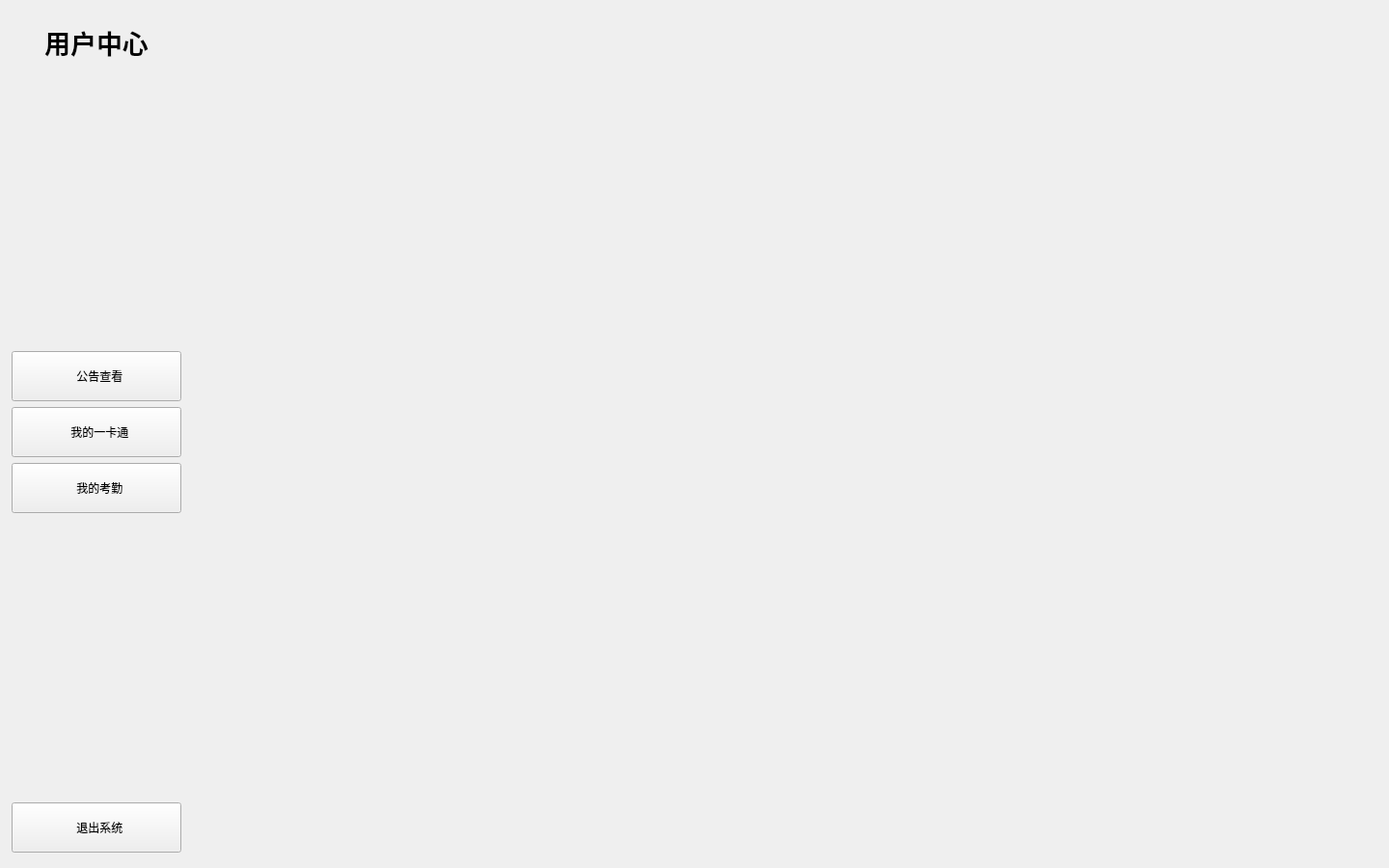
<?xml version="1.0" encoding="UTF-8"?>
<ui version="4.0">
 <class>UserWidget</class>
 <widget class="QWidget" name="UserWidget">
  <property name="geometry">
   <rect>
    <x>0</x>
    <y>0</y>
    <width>1440</width>
    <height>900</height>
   </rect>
  </property>
  <property name="minimumSize">
   <size>
    <width>1200</width>
    <height>760</height>
   </size>
  </property>
  <property name="windowTitle">
   <string>用户中心 - 凌枢云台</string>
  </property>
  <layout class="QHBoxLayout" name="horizontalLayout_6">
   <property name="spacing">
    <number>0</number>
   </property>
   <property name="leftMargin">
    <number>0</number>
   </property>
   <property name="topMargin">
    <number>0</number>
   </property>
   <property name="rightMargin">
    <number>0</number>
   </property>
   <property name="bottomMargin">
    <number>0</number>
   </property>
   <item>
    <widget class="QWidget" name="leftWidget" native="true">
     <property name="minimumSize">
      <size>
       <width>200</width>
       <height>0</height>
      </size>
     </property>
     <property name="maximumSize">
      <size>
       <width>220</width>
       <height>16777215</height>
      </size>
     </property>
     <layout class="QVBoxLayout" name="verticalLayout">
      <property name="leftMargin">
       <number>12</number>
      </property>
      <property name="topMargin">
       <number>24</number>
      </property>
      <property name="rightMargin">
       <number>12</number>
      </property>
      <property name="bottomMargin">
       <number>16</number>
      </property>
      <item>
       <widget class="QLabel" name="label">
        <property name="text">
         <string>&lt;html&gt;&lt;head/&gt;&lt;body&gt;&lt;p&gt;&lt;span style=&quot; font-size:20pt; font-weight:700;&quot;&gt;用户中心&lt;/span&gt;&lt;/p&gt;&lt;/body&gt;&lt;/html&gt;</string>
        </property>
        <property name="alignment">
         <set>Qt::AlignCenter</set>
        </property>
       </widget>
      </item>
      <item>
       <spacer name="titleSpacer">
        <property name="orientation">
         <enum>Qt::Vertical</enum>
        </property>
        <property name="sizeHint" stdset="0">
         <size>
          <width>20</width>
          <height>20</height>
         </size>
        </property>
       </spacer>
      </item>
      <item>
       <widget class="QPushButton" name="noticeBtn">
        <property name="minimumSize">
         <size>
          <width>0</width>
          <height>52</height>
         </size>
        </property>
        <property name="text">
         <string>  公告查看</string>
        </property>
       </widget>
      </item>
      <item>
       <widget class="QPushButton" name="allinoneBtn">
        <property name="minimumSize">
         <size>
          <width>0</width>
          <height>52</height>
         </size>
        </property>
        <property name="text">
         <string>  我的一卡通</string>
        </property>
       </widget>
      </item>
      <item>
       <widget class="QPushButton" name="attendanceBtn">
        <property name="minimumSize">
         <size>
          <width>0</width>
          <height>52</height>
         </size>
        </property>
        <property name="text">
         <string>  我的考勤</string>
        </property>
       </widget>
      </item>
      <item>
       <spacer name="verticalSpacer">
        <property name="orientation">
         <enum>Qt::Vertical</enum>
        </property>
        <property name="sizeHint" stdset="0">
         <size>
          <width>20</width>
          <height>40</height>
         </size>
        </property>
       </spacer>
      </item>
      <item>
       <widget class="QPushButton" name="logoutBtn">
        <property name="minimumSize">
         <size>
          <width>0</width>
          <height>52</height>
         </size>
        </property>
        <property name="text">
         <string>  退出系统</string>
        </property>
       </widget>
      </item>
     </layout>
    </widget>
   </item>
   <item>
    <widget class="QStackedWidget" name="stackedWidget">
     <property name="sizePolicy">
      <sizepolicy hsizetype="Expanding" vsizetype="Expanding">
       <horstretch>0</horstretch>
       <verstretch>0</verstretch>
      </sizepolicy>
     </property>
     <property name="frameShape">
      <enum>QFrame::NoFrame</enum>
     </property>
     <property name="currentIndex">
      <number>0</number>
     </property>
     <widget class="noticeUser" name="page"/>
     <widget class="userCardWidget" name="page_2"/>
     <widget class="userAttendanceWidget" name="page_3"/>
    </widget>
   </item>
  </layout>
 </widget>
 <customwidgets>
  <customwidget>
   <class>userAttendanceWidget</class>
   <extends>QWidget</extends>
   <header>userattendancewidget.h</header>
   <container>1</container>
  </customwidget>
  <customwidget>
   <class>noticeUser</class>
   <extends>QWidget</extends>
   <header>noticeuser.h</header>
   <container>1</container>
  </customwidget>
  <customwidget>
   <class>userCardWidget</class>
   <extends>QWidget</extends>
   <header>usercardwidget.h</header>
   <container>1</container>
  </customwidget>
 </customwidgets>
 <resources/>
 <connections/>
</ui>
